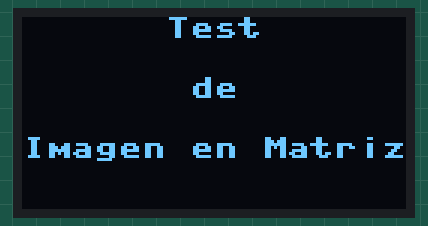
This program was run on a simulated Raspberry Pi Pico running MicroPython. Parts: 128×64 one-colour display. What the program prints to the serial console is not drawn. At 3.1 s the program stops and its outputs stay as they are.

Above: at 0.1 s.

Measured:
- what the display in image 0 shows lasts 3.0 s, from 0.1 s to 3.1 s

The program:

BMMR_bhwt_ssd1306_img_en_matriz_1_0.py
```python
# Hardware platform: Pico W & Pico
# Author : JC Santamaria
# Date : 2023 - 4 - 21
# Goal : ADVANCED HW test Pico and display I2C oled ssd1306
# Learning Target :
# Ref: https://controlautomaticoeducacion.com/micropython/display-oled-raspberry-pi-pico-esp8266/

from machine import Pin, I2C, ADC
from ssd1306 import SSD1306_I2C
from utime import sleep_ms

# Informative block - start
p_ucontroler = "Pico W & Pico _"
p_keyOhw = "SSD1306 I2c1 SDA pin6, SCL pin7, VCC3.3volt"
p_project = "Test Imagen en Matriz - ssd1306 Pico_&W i2c 1 - default pins"
p_version = "1.0"
print(f"Microcontroler: {p_ucontroler} - Key other HW : {p_keyOhw}")
print(f"Program: {p_project} - Version: {p_version}")
# Informative block - end

# 0.0 - Constates y varaibles globales
WIDTH =128
HEIGHT= 64

# 0.1 Objeto I2C y LCD
# Mejor usa las configuraciones por defecto
# i2c = I2C(0, scl=Pin(5), sda=Pin(4), freq=400_000)
i2c = I2C(1, scl=Pin(7), sda=Pin(6), freq=400_000)

print("I2C Address      : "+hex(i2c.scan()[0]).upper()) # Display device address
print("I2C Configuration: "+str(i2c))                   # Display I2C config
oled = SSD1306_I2C(WIDTH,HEIGHT,i2c) # constructor - I2C direccion 3C por defecto

# 1- Programa Principal - Presentacion
oled.fill(0) # clear screen
oled.show()

oled.fill(0)
oled.text("Test", (WIDTH - len("Test")*8) // 2, 0)
oled.text("de", (WIDTH - len("de")*8) // 2, 20)
oled.text("Imagen en Matriz", (WIDTH - len("Imagen en Matriz")*8) // 2, 40)
oled.show()
sleep_ms(3000)
oled.fill(0)
oled.show()

## 2- Imagen de un corazon en formato Matriz
ICONO = [                              # Matriz 10 x 10  de puntos 1=color, 0= sin color
    [ 0, 0, 0, 0, 0, 0, 0, 0, 0, 0],
    [ 0, 0, 1, 0, 0, 0, 0, 1, 0, 0],
    [ 0, 1, 1, 1, 0, 0, 1, 1, 1, 0],
    [ 1, 0, 0, 1, 0, 0, 1, 0, 0, 1],
    [ 1, 0, 0, 0, 1, 1, 0, 0, 0, 1],
    [ 0, 1, 0, 0, 0, 0, 0, 0, 1, 0],
    [ 0, 0, 1, 0, 0, 0, 0, 1, 0, 0],
    [ 0, 0, 0, 1, 0, 0, 1, 0, 0, 0],
    [ 0, 0, 0, 0, 1, 1, 0, 0, 0, 0],
    [ 0, 0, 0, 0, 0, 0, 0, 0, 0, 0],
    ]

for i in range(0,60,10):
    xi = yi = i
    for y, fila in enumerate(ICONO):       # Dibuja los puntos de la matriz
        for x, c in enumerate(fila):
            oled.pixel(xi + x, yi + y, c)

oled.show()                            # Muestra el resultado
```
